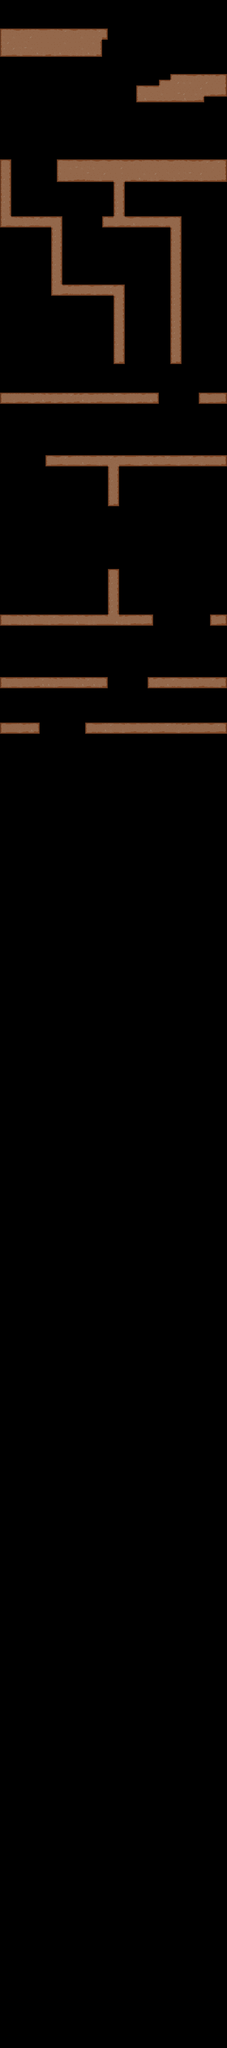

This game map was drawn from its Tiled (.tmx) file and the tilesets committed beside it. A one-line description and the trimmed map source follow:
An orthogonal 40x360 tile map with 16x16 px tiles, 1 tile layer (walls) and 9 objects.

<map version="1.9" tiledversion="1.9.0" orientation="orthogonal" renderorder="right-down" width="40" height="360" tilewidth="16" tileheight="16" infinite="0" nextlayerid="15" nextobjectid="16">
 <editorsettings>
  <export target="lv1.csv" format="csv" />
 </editorsettings>
 <tileset firstgid="1" name="wall" tilewidth="16" tileheight="16" tilecount="56" columns="14">
  <image source="../images/wall2.png" width="224" height="64" />
  <wangsets>
   <wangset name="Unnamed Set" type="corner" tile="-1">
    <wangcolor name="" color="#ff0000" tile="-1" probability="1" />
    <wangtile tileid="1" wangid="0,0,0,1,0,0,0,0" />
    <wangtile tileid="2" wangid="0,0,0,1,0,1,0,0" />
    <wangtile tileid="3" wangid="0,0,0,1,0,1,0,0" />
    <wangtile tileid="4" wangid="0,0,0,1,0,1,0,0" />
    <wangtile tileid="5" wangid="0,0,0,1,0,1,0,0" />
    <wangtile tileid="6" wangid="0,0,0,1,0,1,0,0" />
    <wangtile tileid="7" wangid="0,0,0,1,0,1,0,0" />
    <wangtile tileid="8" wangid="0,0,0,1,0,1,0,0" />
    <wangtile tileid="9" wangid="0,0,0,1,0,1,0,0" />
    <wangtile tileid="10" wangid="0,0,0,1,0,1,0,0" />
    <wangtile tileid="11" wangid="0,0,0,1,0,1,0,0" />
    <wangtile tileid="12" wangid="0,0,0,1,0,1,0,0" />
    <wangtile tileid="13" wangid="0,0,0,0,0,1,0,0" />
    <wangtile tileid="15" wangid="0,1,0,1,0,0,0,0" />
    <wangtile tileid="16" wangid="0,1,0,0,0,1,0,1" />
    <wangtile tileid="17" wangid="0,1,0,1,0,1,0,1" />
    <wangtile tileid="18" wangid="0,1,0,1,0,1,0,1" />
    <wangtile tileid="19" wangid="0,1,0,1,0,1,0,1" />
    <wangtile tileid="20" wangid="0,1,0,1,0,1,0,1" />
    <wangtile tileid="21" wangid="0,1,0,1,0,1,0,1" />
    <wangtile tileid="22" wangid="0,1,0,1,0,1,0,1" />
    <wangtile tileid="23" wangid="0,1,0,1,0,1,0,1" />
    <wangtile tileid="24" wangid="0,1,0,1,0,1,0,1" />
    <wangtile tileid="25" wangid="0,1,0,1,0,1,0,1" />
    <wangtile tileid="26" wangid="0,1,0,1,0,0,0,1" />
    <wangtile tileid="27" wangid="0,0,0,0,0,1,0,1" />
    <wangtile tileid="29" wangid="0,1,0,1,0,0,0,0" />
    <wangtile tileid="30" wangid="0,0,0,1,0,1,0,1" />
    <wangtile tileid="31" wangid="0,1,0,1,0,1,0,1" />
    <wangtile tileid="32" wangid="0,1,0,1,0,1,0,1" />
    <wangtile tileid="33" wangid="0,1,0,1,0,1,0,1" />
    <wangtile tileid="34" wangid="0,1,0,1,0,1,0,1" />
    <wangtile tileid="35" wangid="0,1,0,1,0,1,0,1" />
    <wangtile tileid="36" wangid="0,1,0,1,0,1,0,1" />
    <wangtile tileid="37" wangid="0,1,0,1,0,1,0,1" />
    <wangtile tileid="38" wangid="0,1,0,1,0,1,0,1" />
    <wangtile tileid="39" wangid="0,1,0,1,0,1,0,1" />
    <wangtile tileid="40" wangid="0,1,0,1,0,1,0,0" />
    <wangtile tileid="41" wangid="0,0,0,0,0,1,0,1" />
    <wangtile tileid="43" wangid="0,1,0,0,0,0,0,0" />
    <wangtile tileid="44" wangid="0,1,0,0,0,0,0,1" />
    <wangtile tileid="45" wangid="0,1,0,0,0,0,0,1" />
    <wangtile tileid="46" wangid="0,1,0,0,0,0,0,1" />
    <wangtile tileid="47" wangid="0,1,0,0,0,0,0,1" />
    <wangtile tileid="48" wangid="0,1,0,0,0,0,0,1" />
    <wangtile tileid="49" wangid="0,1,0,0,0,0,0,1" />
    <wangtile tileid="50" wangid="0,1,0,0,0,0,0,1" />
    <wangtile tileid="51" wangid="0,1,0,0,0,0,0,1" />
    <wangtile tileid="52" wangid="0,1,0,0,0,0,0,1" />
    <wangtile tileid="53" wangid="0,1,0,0,0,0,0,1" />
    <wangtile tileid="54" wangid="0,1,0,0,0,0,0,1" />
    <wangtile tileid="55" wangid="0,0,0,0,0,0,0,1" />
   </wangset>
  </wangsets>
 </tileset>
 <layer id="11" name="walls" width="40" height="360">
  <data>[14400 cells, 828 non-empty, 52 distinct tile ids]</data>
 </layer>
 <objectgroup id="13" name="body">
  <object id="12" x="304.742" y="5722.02" width="64" height="32" />
 </objectgroup>
 <objectgroup id="14" name="fish">
  <object id="13" x="594.667" y="1866.67">
   <point />
  </object>
  <object id="14" x="17.3333" y="1998.67">
   <point />
  </object>
  <object id="15" x="604" y="2154.67">
   <point />
  </object>
 </objectgroup>
 <objectgroup id="12" name="trash">
  <object id="8" x="52" y="1409.33">
   <point />
  </object>
  <object id="9" x="213.333" y="1502.67">
   <point />
  </object>
  <object id="10" x="101.333" y="1616">
   <point />
  </object>
  <object id="11" x="377.333" y="1548">
   <point />
  </object>
 </objectgroup>
 <objectgroup id="10" name="notes">
  <object id="6" x="19" y="6.5" width="235.333" height="19">
   <text wrap="1">1 screen = 12 squares</text>
  </object>
 </objectgroup>
</map>